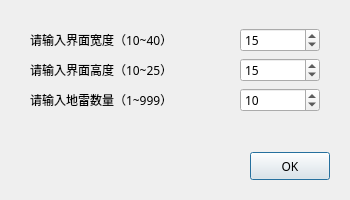
<?xml version="1.0" encoding="UTF-8"?>
<ui version="4.0">
 <class>CustomDialog</class>
 <widget class="QDialog" name="CustomDialog">
  <property name="geometry">
   <rect>
    <x>0</x>
    <y>0</y>
    <width>350</width>
    <height>200</height>
   </rect>
  </property>
  <property name="minimumSize">
   <size>
    <width>350</width>
    <height>200</height>
   </size>
  </property>
  <property name="maximumSize">
   <size>
    <width>350</width>
    <height>200</height>
   </size>
  </property>
  <property name="font">
   <font>
    <family>微软雅黑</family>
   </font>
  </property>
  <property name="windowTitle">
   <string>自定义 Mine Sweeper</string>
  </property>
  <widget class="QPushButton" name="doneButton">
   <property name="geometry">
    <rect>
     <x>250</x>
     <y>152</y>
     <width>80</width>
     <height>28</height>
    </rect>
   </property>
   <property name="font">
    <font>
     <family>微软雅黑</family>
     <pointsize>9</pointsize>
    </font>
   </property>
   <property name="text">
    <string>OK</string>
   </property>
  </widget>
  <widget class="QLabel" name="widthLabel">
   <property name="geometry">
    <rect>
     <x>30</x>
     <y>30</y>
     <width>200</width>
     <height>20</height>
    </rect>
   </property>
   <property name="font">
    <font>
     <family>微软雅黑</family>
    </font>
   </property>
   <property name="text">
    <string>请输入界面宽度（10~40）</string>
   </property>
  </widget>
  <widget class="QLabel" name="heightLabel">
   <property name="geometry">
    <rect>
     <x>30</x>
     <y>60</y>
     <width>200</width>
     <height>20</height>
    </rect>
   </property>
   <property name="font">
    <font>
     <family>微软雅黑</family>
    </font>
   </property>
   <property name="text">
    <string>请输入界面高度（10~25）</string>
   </property>
  </widget>
  <widget class="QLabel" name="mineLabel">
   <property name="geometry">
    <rect>
     <x>30</x>
     <y>90</y>
     <width>200</width>
     <height>20</height>
    </rect>
   </property>
   <property name="font">
    <font>
     <family>微软雅黑</family>
    </font>
   </property>
   <property name="text">
    <string>请输入地雷数量（1~999）</string>
   </property>
  </widget>
  <widget class="QSpinBox" name="widthSpinBox">
   <property name="geometry">
    <rect>
     <x>240</x>
     <y>28</y>
     <width>80</width>
     <height>24</height>
    </rect>
   </property>
   <property name="buttonSymbols">
    <enum>QAbstractSpinBox::UpDownArrows</enum>
   </property>
   <property name="minimum">
    <number>10</number>
   </property>
   <property name="maximum">
    <number>40</number>
   </property>
   <property name="value">
    <number>15</number>
   </property>
  </widget>
  <widget class="QSpinBox" name="heightSpinBox">
   <property name="geometry">
    <rect>
     <x>240</x>
     <y>58</y>
     <width>80</width>
     <height>24</height>
    </rect>
   </property>
   <property name="minimum">
    <number>10</number>
   </property>
   <property name="maximum">
    <number>25</number>
   </property>
   <property name="value">
    <number>15</number>
   </property>
  </widget>
  <widget class="QSpinBox" name="mineSpinBox">
   <property name="geometry">
    <rect>
     <x>240</x>
     <y>88</y>
     <width>80</width>
     <height>24</height>
    </rect>
   </property>
   <property name="minimum">
    <number>1</number>
   </property>
   <property name="maximum">
    <number>1000</number>
   </property>
   <property name="value">
    <number>10</number>
   </property>
  </widget>
 </widget>
 <resources/>
 <connections/>
</ui>
